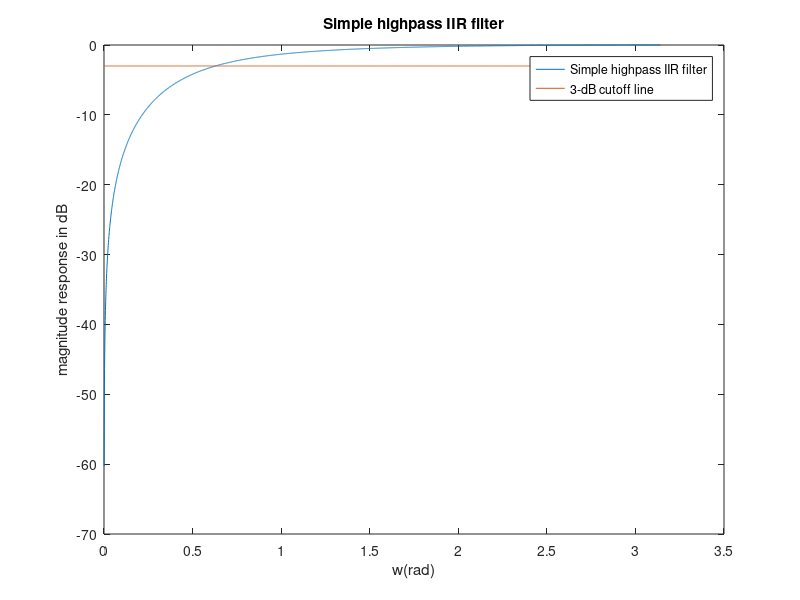

Source code (MATLAB):
clear;
alpha = (1-sqrt(1-cos(0.2*pi)^2))/cos(0.2*pi);
w = linspace(0,pi,5000);
H = sqrt(((1+alpha)^2*(1-cos(w)))./(2*(1+alpha^2-2*alpha*cos(w))));
plot(w,20*log10(abs(H)));
hold on;
plot(w,-3*ones(1,5000));
xlabel('w(rad)'),ylabel('magnitude response in dB'),title('Simple highpass IIR filter');
legend('Simple highpass IIR filter','3-dB cutoff line');